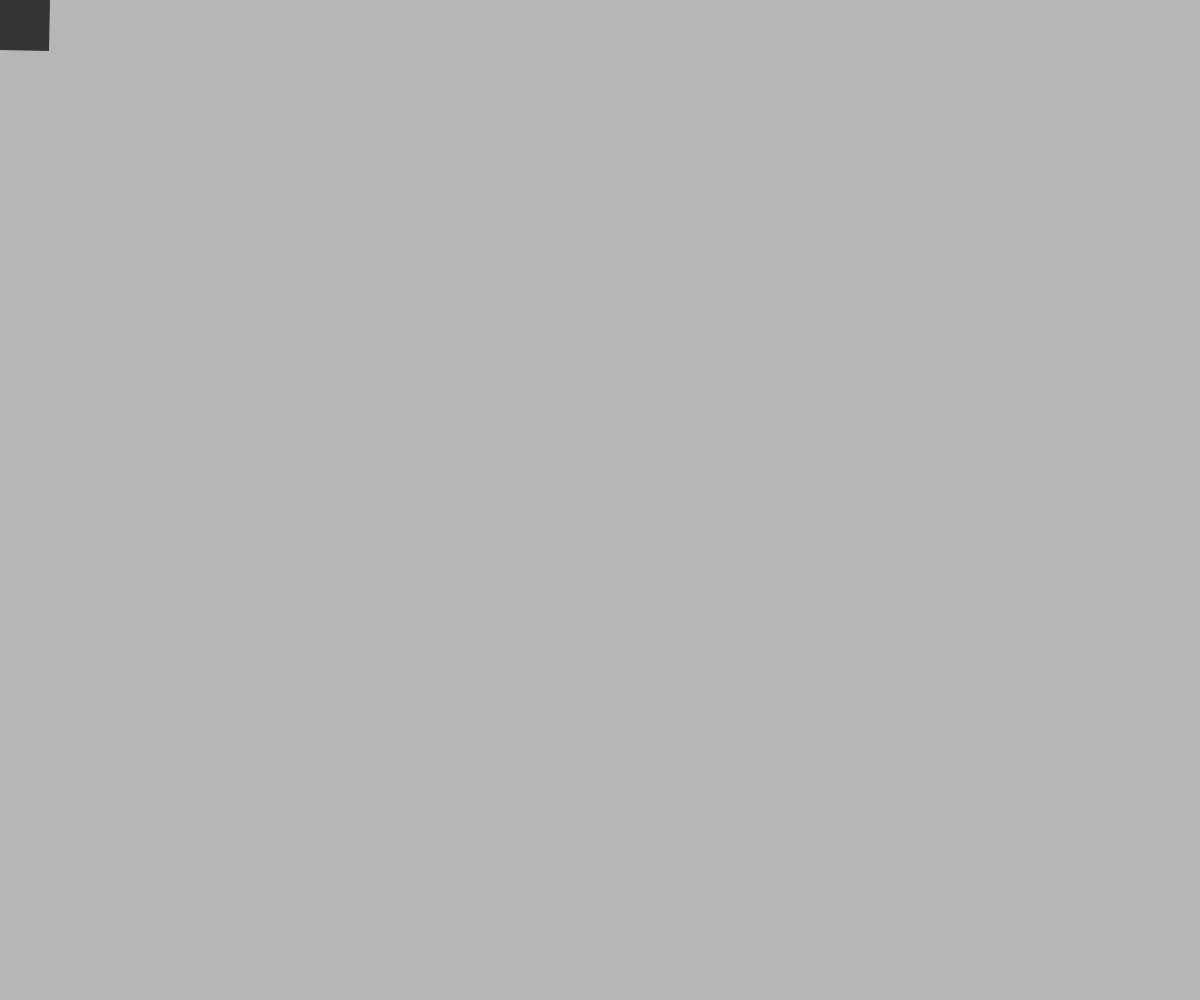
Frame 1 (no input)
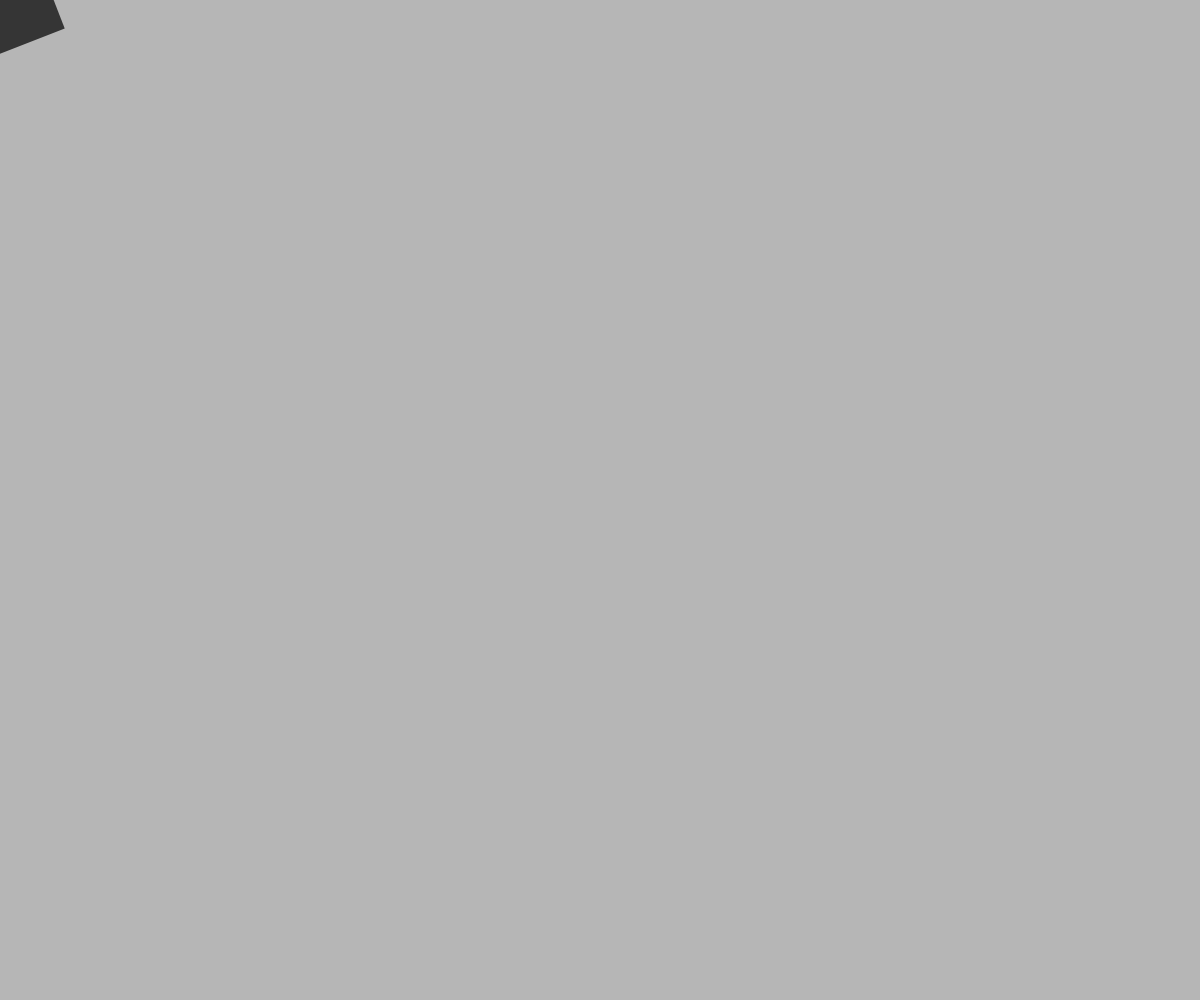
Frame 60 (no input)
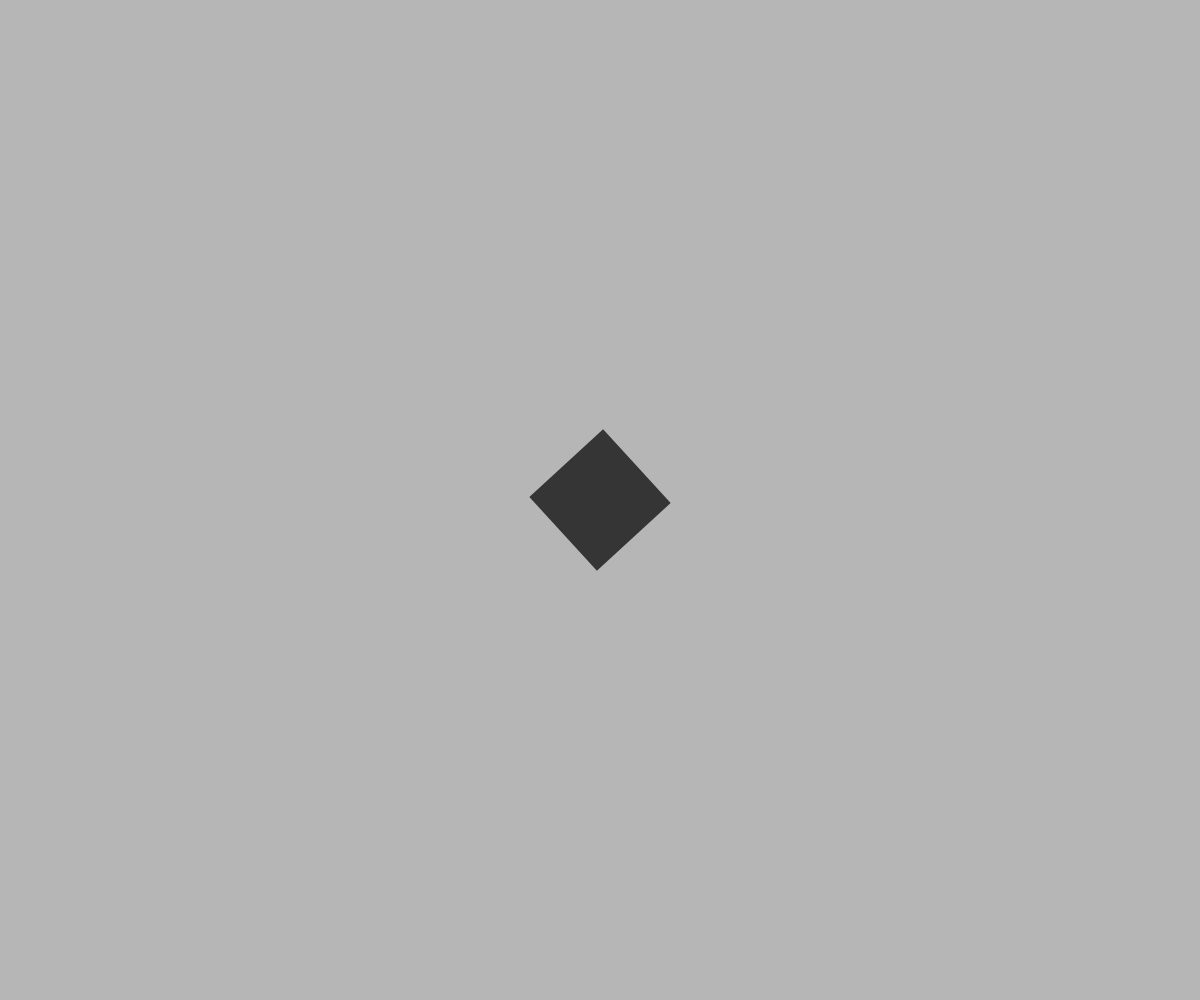
Frame 120 (the mouse pressed at the canvas centre since frame 60)

The p5.js sketch that drew these frames (run headless with seeded random() and noise() and a simulated clock; from frame 60 on, the mouse is pressed at the canvas centre):

// p5.js sketch
// ── sketch.js
// Project Title
// Your Name
// Date
//
// Extra for Experts:
// - describe what you did to take this project "above and beyond"

let scalar = 1.0;
let angle = 0;
let bgColor = 0;
let rectColor = 0;
let rot = 0;

function setup() {
  createCanvas(windowWidth, windowHeight);
  bgColor = random(255);
  rectColor = random(255);
  rectMode(CENTER);
}


function draw() {
  background(bgColor);
  drawRect()
}

function drawRect() {
  noStroke();
  rot += 0.02;
  translate(mouseX, mouseY);
  rotate(rot);
  fill(rectColor);
  rect(0, 0, scalar*100, scalar*100);
  
 
  if (keyIsPressed && key !== "w") {
    rectColor = color(random(255), random(255), random(255));
    bgColor = color(random(255), random(255), random(255));
  }
  if (keyIsPressed && key === "w") {
    rot ++;
  }
}



function mouseWheel(event) {
  if (event.delta < 0) {
    scalar *= 1.1;

  }
  else {
    scalar *= 0.9;
 }
}
